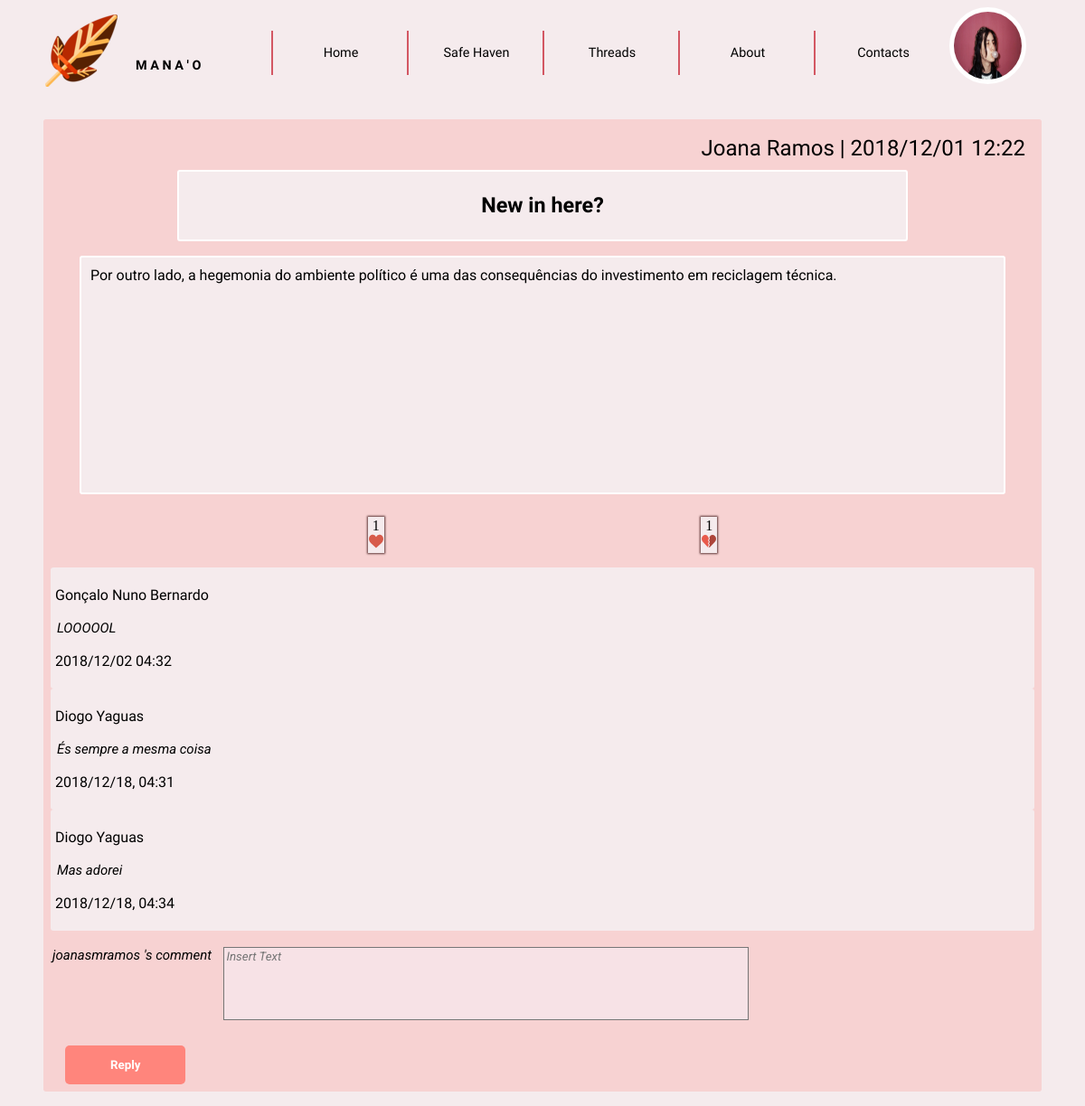
/templates/viewPost.php?id=2 (signed in), run on an earlier commit of the app's database.
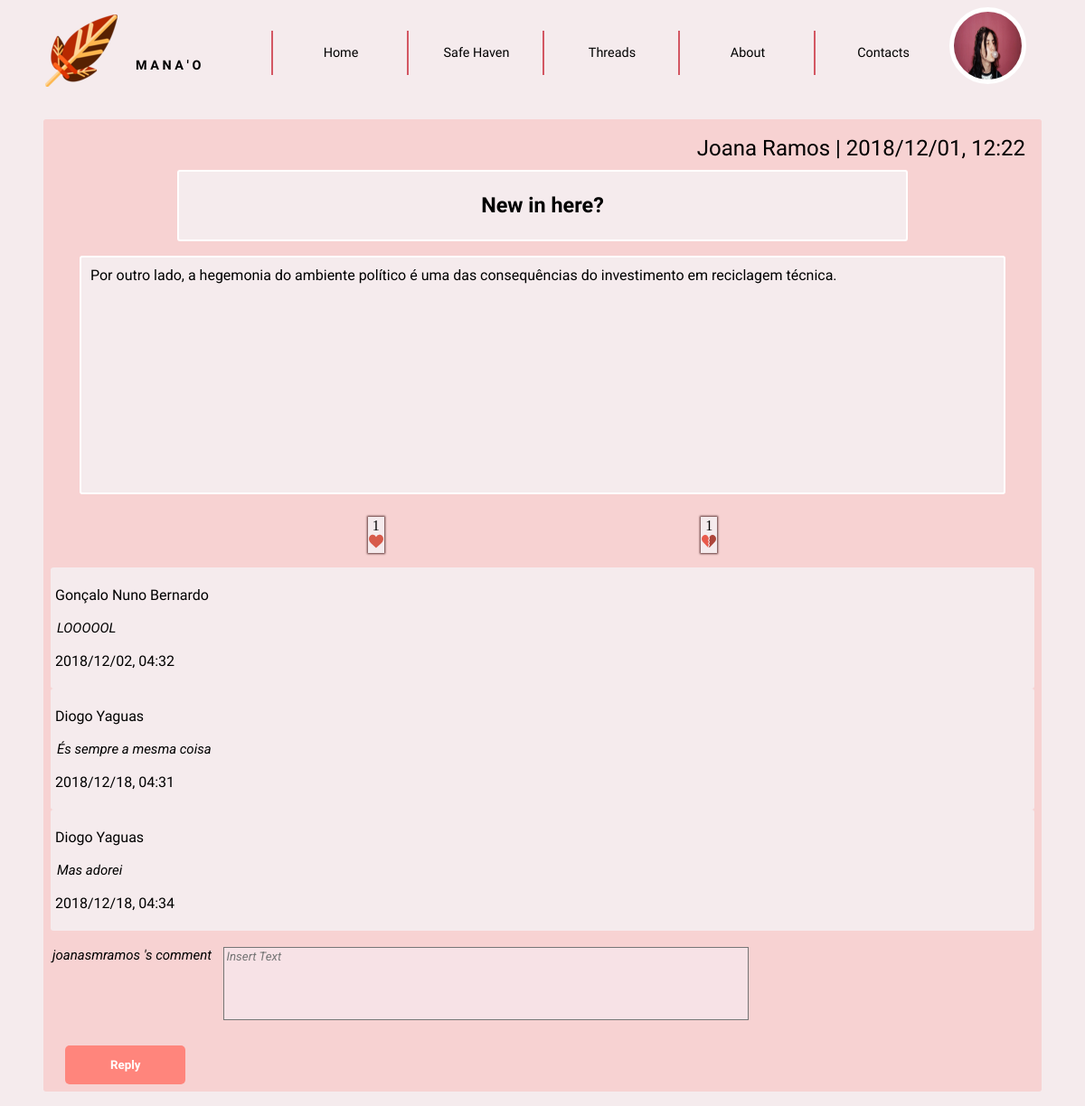
And on a later commit of the database.
### tables this page shows
CREATE TABLE Post (ID INTEGER PRIMARY KEY AUTOINCREMENT, User_ID INTEGER NOT NULL REFERENCES User (ID), Title STRING NOT NULL, Text STRING NOT NULL, Date STRING NOT NULL, Upvotes INTEGER DEFAULT 0, Downvotes INTEGER DEFAULT 0);

CREATE TABLE Comments (ID INTEGER PRIMARY KEY AUTOINCREMENT, Post_ID INTEGER REFERENCES Post, User_ID INTEGER NOT NULL REFERENCES User (ID), Text STRING NOT NULL, Date STRING NOT NULL);

CREATE TABLE User (ID INTEGER PRIMARY KEY AUTOINCREMENT, Username STRING UNIQUE NOT NULL, Password CHAR (256) NOT NULL, Name STRING NOT NULL, Email STRING NOT NULL UNIQUE, Bio STRING, Profile_Pic STRING NOT NULL DEFAULT "default.png", ParticipationDate STRING NOT NULL);

### database/post.php (called while the page is built, shortened)
<?php
	function getPostByID($postID)
	{
		global $dbh;
		try {
			$stmt = $dbh->prepare('SELECT * from Post WHERE ID = ?');
			if($stmt->execute(array($postID)))
				return $stmt->fetch();
			else
				return -1;
		} catch(PDOException $e) {
			return -1;
		}
	}
	function getPostComments($postID)
	{
		global $dbh;
		try {
			$stmt = $dbh->prepare('SELECT * from Comments WHERE Post_ID = ?');
			if($stmt->execute(array($postID)))
				return $stmt->fetchAll();
			else
				return -1;
		} catch(PDOException $e) {
			return -1;
		}
	}
?>

### database/user.php (called while the page is built, shortened)
<?php
      function getName($userID) {
        global $dbh;
        try {
          $stmt = $dbh->prepare('SELECT Name FROM User WHERE ID = ?');
          $stmt->execute(array($userID));
          if($row = $stmt->fetch()){
            return $row['Name'];
          }
        }catch(PDOException $e) {
          return -1;
        }
      }
?>

### templates/viewPost.php (the view, shortened to what this page needs)
<?php
include_once ("header.php");
?>
    <!DOCTYPE html>
    <html>
    <head>
        <link href="../css/main_layout.css" rel="stylesheet">
        <link href="../css/main_style.css" rel="stylesheet">
        <link href="../css/posts.css" rel="stylesheet">
    </head>
    <body>
        <?php
            include_once ("../includes/init.php");
			include_once ("../database/post.php");
			include_once ("../actions/verifyAndConvertText.php");
            $post = getPostByID($_GET['id']);
            $comments = getPostComments($_GET['id']);
        ?>
            <section class="viewPost">
				<div id="post">
					<article>
						<header>
							<span class="author">
								<?php echo getName($post['User_ID']) ?>
							</span>
							<span class="date">|
								<?=$post['Date'] ?>
							</span>
						</header>
						<div id="Title">
							<h1>
								<?=$post['Title'] ?>
							</h1>
						</div>
						<div id="Text">
							<pre id="text"><?php convertText($post['Text']); ?></pre>
						</div>
					</article>
					<footer id="votes">
						<div id="upvotes" onclick="updateUpvotes(<?=$_GET['id']?>)">
							<p id="upvote<?=$_GET['id']?>">
								<?=$post['Upvotes']?>
							</p>
							<img src="../images/upvote.png"alt="Upvote">
						</div>
						<div id="downvotes" onclick="updateDownvotes(<?=$_GET['id']?>)">
							<p id="downvote<?=$_GET['id']?>">
								<?=$post['Downvotes']?>
							</p>
							<img src="../images/downvote.png"alt="Downvote">
						</div>
					</footer>
				</div>
				<div id="comments">
				<?php  foreach($comments as $comment){ ?>
					<article id="posted">
							<p id="name">
								<?php echo getName($comment['User_ID']) ?>
							</p>
							<div id="commentText">
							</div>
							<p id="commentDate">
								<?=$comment['Date'] ?>
							</p>
					</article>
				<?php unset($comment); } ?>
				</div>
				<div id="comment_section">
					<label id="user_to_post"><?=$_SESSION['username']?></label><label id="comment_to_post">'s comment
						<textarea rows="5" cols="80" placeholder="Insert Text" id="newCommentText" name="text" wrap="hard"></textarea>
					</label>
					<input id="replyButton" type="submit" value="Reply">
				</div>
			</section>
	</body>
</html>

### actions/verifyAndConvertText.php
<?php
    function convertText($text) {
        $reg_exUrl = "/(http|https|ftp|ftps)\:\/\/[a-zA-Z0-9\-\.]+\.[a-zA-Z]{2,3}(\/\S*)?/";
        if (preg_match($reg_exUrl, $text, $url)) {
            echo preg_replace($reg_exUrl, '<a href="' . $url[0] . '" rel="nofollow">' . $url[0] . '</a>', $text);
        } else echo $text;
}
?>

What changed in the data, as far as the page shows it:
changed post "New in here?": Date "2018/12/01 12:22" → "2018/12/01, 12:22"
changed comments "LOOOOOL": Date "2018/12/02 04:32" → "2018/12/02, 04:32"
